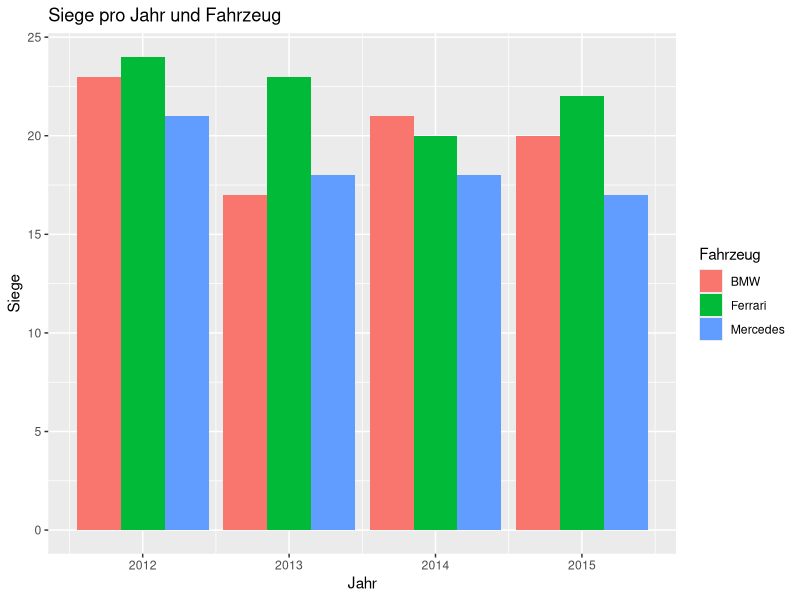
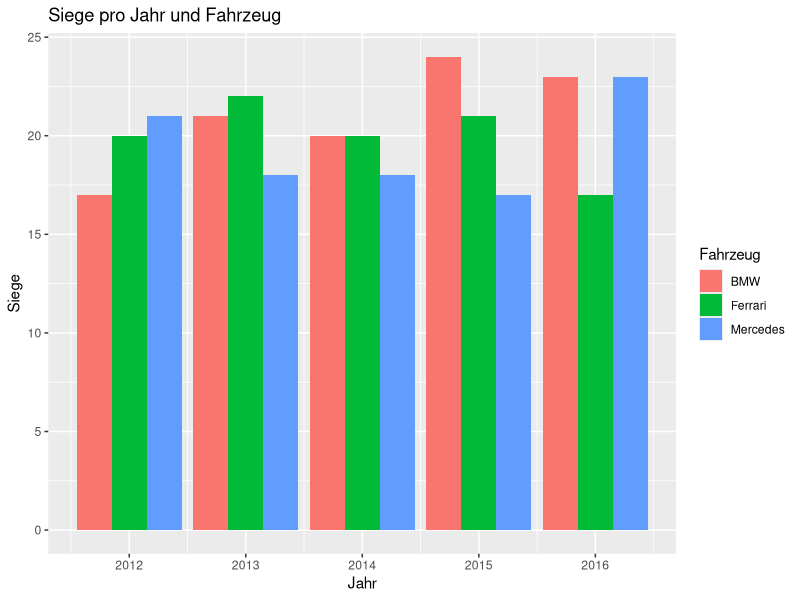
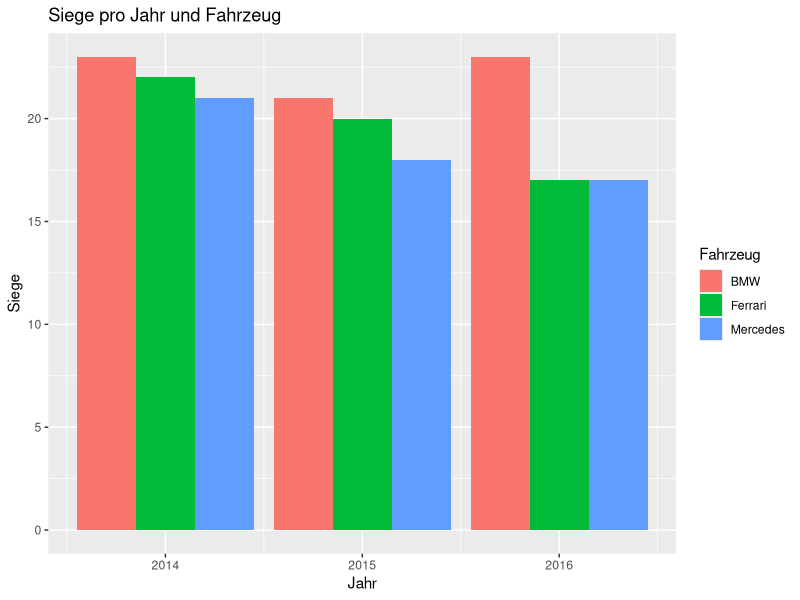

Write R code to recreate these figures, in order.
################################################################################
# Beispiel 1 - Statistik Autorennen mit Fahrzeug und Anzahl Siegen pro Jahr
# Hypothese: Anzahl Siege sind abhängig von Fahrzeug
################################################################################
Fahrzeug <- c("Mercedes","Mercedes","Mercedes","Mercedes","BMW","BMW","BMW","BMW","Ferrari","Ferrari","Ferrari","Ferrari")
Jahr <- c(2012,2013,2014,2015,2012,2013,2014,2015,2012,2013,2014,2015)
Siege <- c(21,18,18,17,23,17,21,20,24,23,20,22)
motorRace1 <- data.frame(Fahrzeug,Jahr,Siege)

library(ggplot2)
ggplot(motorRace1,aes(x=Jahr,y=Siege,fill=factor(Fahrzeug)))+
  geom_bar(stat="identity",position="dodge")+
  scale_fill_discrete(name="Fahrzeug",
                      breaks=c(1,2,3),
                      labels=c("Mercedes","Ferrari","BMW"))+ scale_fill_hue(name="Fahrzeug") +
  ggtitle("Siege pro Jahr und Fahrzeug") + xlab("Jahr") + ylab("Siege")


#1-factor ANOVA = t-test
fit1 <- aov(Siege ~ Jahr + Fahrzeug, data=motorRace1)
summary(fit1)
# gleiches Resultat mit Regression
anova (lm(Siege ~Jahr + Fahrzeug, data=motorRace1))



################################################################################
# Beispie 2 - Statistik Autorennen mit Fahrzeug und Anzahl Siegen pro Jahr
# Hypothese: Anzahl Siege sind abhängig von Fahrzeug
################################################################################
Fahrzeug <- c("Mercedes","Mercedes","Mercedes","Mercedes","Mercedes","BMW","BMW","BMW","BMW","BMW","Ferrari","Ferrari","Ferrari","Ferrari","Ferrari")
Jahr <- c(2012,2013,2014,2015,2016,2012,2013,2014,2015,2016,2012,2013,2014,2015,2016)
Siege <- c(21,18,18,17,23,17,21,20,24,23,20,22,20,21,17)
motorRace2 <- data.frame(Fahrzeug,Jahr,Siege)

library(ggplot2)
ggplot(motorRace2,aes(x=Jahr,y=Siege,fill=factor(Fahrzeug)))+
  geom_bar(stat="identity",position="dodge")+
  scale_fill_discrete(name="Fahrzeug",
                      breaks=c(1,2,3),
                      labels=c("Mercedes","Ferrari","BMW"))+ scale_fill_hue(name="Fahrzeug") +
  ggtitle("Siege pro Jahr und Fahrzeug") + xlab("Jahr") + ylab("Siege")


#1-factor ANOVA = t-test
fit2 <- aov(Siege ~ Jahr + Fahrzeug, data=motorRace2)
summary(fit2)
# gleiches Resultat mit Regression
anova (lm(Siege ~Jahr + Fahrzeug, data=motorRace2))





################################################################################
# Beispie 3 - Statistik Autorennen mit Fahrzeug und Anzahl Siegen pro Jahr
# Hypothese: Anzahl Siege sind abhängig von Fahrzeug
################################################################################
Fahrzeug <- c("Mercedes","Mercedes","Mercedes","BMW","BMW","BMW","Ferrari","Ferrari","Ferrari")
Jahr <- c(2014,2015,2016,2014,2015,2016,2014,2015,2016)
Siege <- c(21,18,17,23,21,23,22,20,17)
motorRace3 <- data.frame(Fahrzeug,Jahr,Siege)

library(ggplot2)
ggplot(motorRace3,aes(x=Jahr,y=Siege,fill=factor(Fahrzeug)))+
  geom_bar(stat="identity",position="dodge")+
  scale_fill_discrete(name="Fahrzeug",
                      breaks=c(1,2,3),
                      labels=c("Mercedes","Ferrari","BMW"))+ scale_fill_hue(name="Fahrzeug") +
  ggtitle("Siege pro Jahr und Fahrzeug") + xlab("Jahr") + ylab("Siege")


#1-factor ANOVA = t-test
fit3 <- aov(Siege ~ Jahr + Fahrzeug, data=motorRace3)
summary(fit3)
# gleiches Resultat mit Regression
anova (lm(Siege ~Jahr + Fahrzeug, data=motorRace3))
